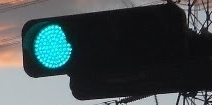
#> input picture lib/lambda/cnvFile/test.png, 212 x 105 px
$ python test.py
#> lines starting #> are read from the running program, lines starting #| are printed output that depends on the picture
### lib/lambda/cnvFile/test_env/calculation.py
import numpy as np
from PIL import Image


def imgPath2mat_rRGB(path):
#> called with path = './test.png'
    imgRaw = Image.open(path)
#> imgRaw is the input picture: PIL image 212x105 RGBA; mean R, G, B, A 64.5, 75.1, 77.1, 255
    imgRGB = imgRaw.split()
    imgR = imgRGB[0]
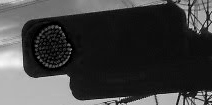
#> imgR: PIL image 212x105 L; min 0, max 246, mean 64.5
    imgG = imgRGB[1]
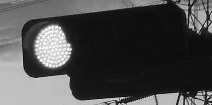
#> imgG: PIL image 212x105 L; min 0, max 255, mean 75.1
    imgB = imgRGB[2]
    return (imgR, imgG, imgB)

def mat_rRGB2img(path, imgR, imgG, imgB):
    imgCombined = np.dstack((np.dstack((imgR, imgG)), imgB))
    imgPIL      = Image.fromarray(imgCombined)
    imgPIL.save(path)

def call_by_object(up_path, dl_path):
    # cnv img
    imgR, imgG, imgB = imgPath2mat_rRGB(dl_path)
    imgG_f64 = np.array(imgG, np.uint8).astype(np.float64)

    imgG_f64 = 0.5 * imgG_f64
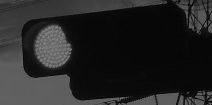
#> imgG_f64: shape (105, 212) float64; min 0, max 127.5, mean 37.6
    imgG_u8 = imgG_f64.astype(np.uint8)
    mat_rRGB2img(up_path, imgR, imgG_u8, imgB)
#> in mat_rRGB2img, `imgCombined = np.dstack((np.dstack((imgR, imgG)), imgB))`:
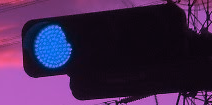
#> imgCombined: shape (105, 212, 3); mean R, G, B 64.5, 37.3, 77.1

    return

### lib/lambda/cnvFile/test.py
import calculation as clc


def test():
    dl_path = './test.png'
    up_path = './out.png'
    clc.call_by_object(up_path, dl_path)

    return


test()
